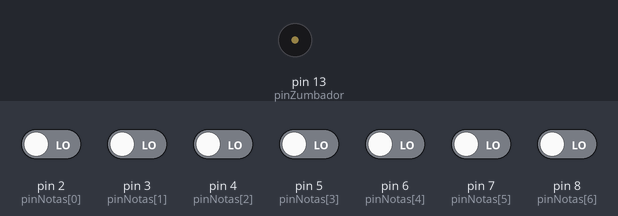
The sketch below on a simulated Arduino Uno, built with avr-gcc and run on an emulated ATmega328P. Shown: buzzer (waves = sounding). The test bench sets the inputs (shaded band); at power-on: pin 2 (pinNotas[0]), pin 3 (pinNotas[1]), pin 4 (pinNotas[2]), pin 5 (pinNotas[3]), pin 6 (pinNotas[4]), pin 7 (pinNotas[5]), pin 8 (pinNotas[6]) LOW.

Above: at 1.2 s.
1.3 s: pin 2 (pinNotas[0]) driven HIGH
At 2.1 s:
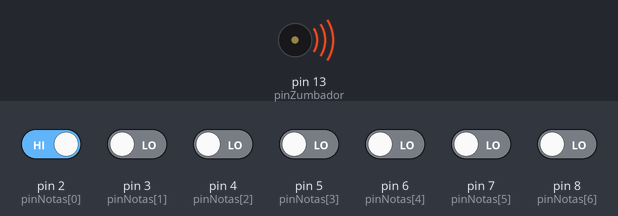
Timing chart, 0 to 4.3 s (numbered marks = the images above; inputs shaded):
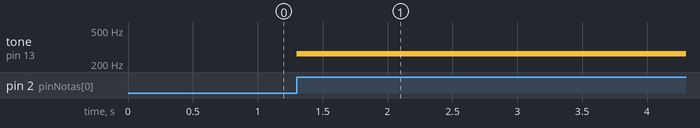

The sketch:

codigo.ino
```cpp
int pinNotas[7] = {2,3,4,5,6,7,8};
int pinZumbador = 13;
int frecuencia[7] = {
  262, //Frecuencia de la nota DO
  294, //Frecuencia de la nota RE
  330, //Frecuencia de la nota MI
  349, //Frecuencia de la nota FA
  392, //Frecuencia de la nota SOL
  440, //Frecuencia de la nota LA
  494 //Frecuencia de la nota SI
};

void setup() {
  // put your setup code here, to run once:
  for(int i=0;i<7;i++){
    pinMode(pinNotas[i],INPUT);
  }
  pinMode(pinZumbador,OUTPUT);
}

void loop() {
  int valor=0;
  int pulsador_actual = 0;
  noTone(pinZumbador);
  for(int i=0;i<7;i++){
    valor = digitalRead(pinNotas[i]);
    if(valor==HIGH){
      tone(pinZumbador,frecuencia[i]);
      pulsador_actual = pinNotas[i];
      break;
    }
  }
  if(pulsador_actual==LOW){
    noTone(pinZumbador);
  }
}
```

Measured:
- after the input at 1.3 s, tone on pin 13 (pinZumbador): silent → 262 Hz at once
